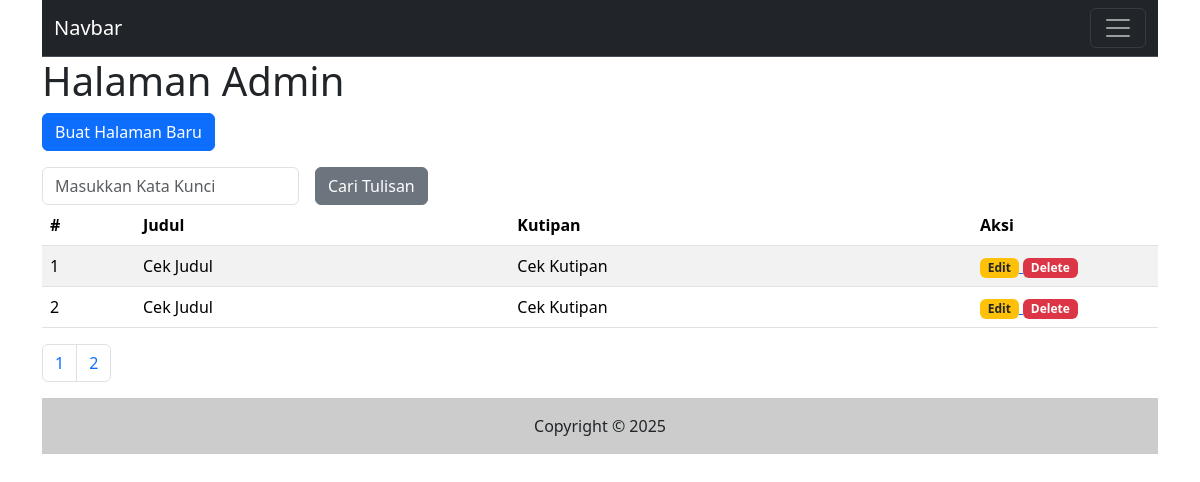
Screenshot of /admin/halaman.php with the database file from the repository.
### tables this page shows
CREATE TABLE `halaman` (
  `id` int(11) NOT NULL,
  `judul` varchar(255) NOT NULL,
  `kutipan` varchar(255) NOT NULL,
  `isi` text NOT NULL,
  `tgl_isi` timestamp NOT NULL DEFAULT current_timestamp() ON UPDATE current_timestamp()
);

### admin/halaman.php (the view, shortened to what this page needs)
<?php include("inc_header.php") ?>
<?php
$katakunci = (isset($_GET['katakunci'])) ? $_GET['katakunci'] : "";
?>
<h1>Halaman Admin</h1>
<p>
    <a href="halaman_input.php">
        <input type="button" class="btn btn-primary" value="Buat Halaman Baru" />
    </a>
</p>
<form class="row g-3" method="get">
    <div class="col-auto">
        <input type="text" class="form-control" placeholder="Masukkan Kata Kunci" name="katakunci" value="<?php echo $katakunci ?>" />
    </div>
    <div class="col-auto">
        <input type="submit" name="cari" value="Cari Tulisan" class="btn btn-secondary" />
    </div>
</form>
<table class="table table-striped">
    <thead>
        <tr>
            <th class="col-1">#</th>
            <th>Judul</th>
            <th>Kutipan</th>
            <th class="col-2">Aksi</th>
        </tr>
    </thead>
    <tbody>
        <?php
        $sqltambahan = "";
        $per_halaman = 2;
        $sql1   = "select * from halaman $sqltambahan";
        $page   = isset($_GET['page'])?(int)$_GET['page']:1;
        $mulai  = ($page > 1) ? ($page * $per_halaman) - $per_halaman : 0;
        $q1     = mysqli_query($koneksi,$sql1);
        $total  = mysqli_num_rows($q1);
        $pages  = ceil($total / $per_halaman);
        $nomor  = $mulai + 1;
        $sql1   = $sql1." order by id desc limit $mulai,$per_halaman";
        $q1     = mysqli_query($koneksi, $sql1);
        while ($r1 = mysqli_fetch_array($q1)) {
        ?>
            <tr>
                <td><?php echo $nomor++ ?></td>
                <td><?php echo $r1['judul'] ?></td>
                <td><?php echo $r1['kutipan'] ?></td>
                <td>
                    <a href="halaman_input.php?id=<?php echo $r1['id']?>">
                        <span class="badge bg-warning text-dark">Edit</span>
                    </a>
                    <a href="halaman.php?op=delete&id=<?php echo $r1['id'] ?>" onclick="return confirm('Apakah yakin mau hapus data?')">
                        <span class="badge bg-danger">Delete</span>
                    </a>
                </td>
            </tr>
        <?php
        }
        ?>
    </tbody>
</table>
<nav aria-label="Page navigation example">
    <ul class="pagination">
        <?php
        $cari = isset($_GET['cari'])? $_GET['cari'] : "";
        for($i=1; $i <= $pages; $i++){
            ?>
            <li class="page-item">
                <a class="page-link" href="halaman.php?katakunci=<?php echo $katakunci?>&cari=<?php echo $cari?>&page=<?php echo $i ?>"><?php echo $i ?></a>
            </li>
            <?php
        }
        ?>
    </ul>
</nav>
<?php include("inc_footer.php") ?>

### rows the page displays
halaman: judul "Cek Judul", kutipan "Cek Kutipan"
halaman: judul "Cek Judul", kutipan "Cek Kutipan"
